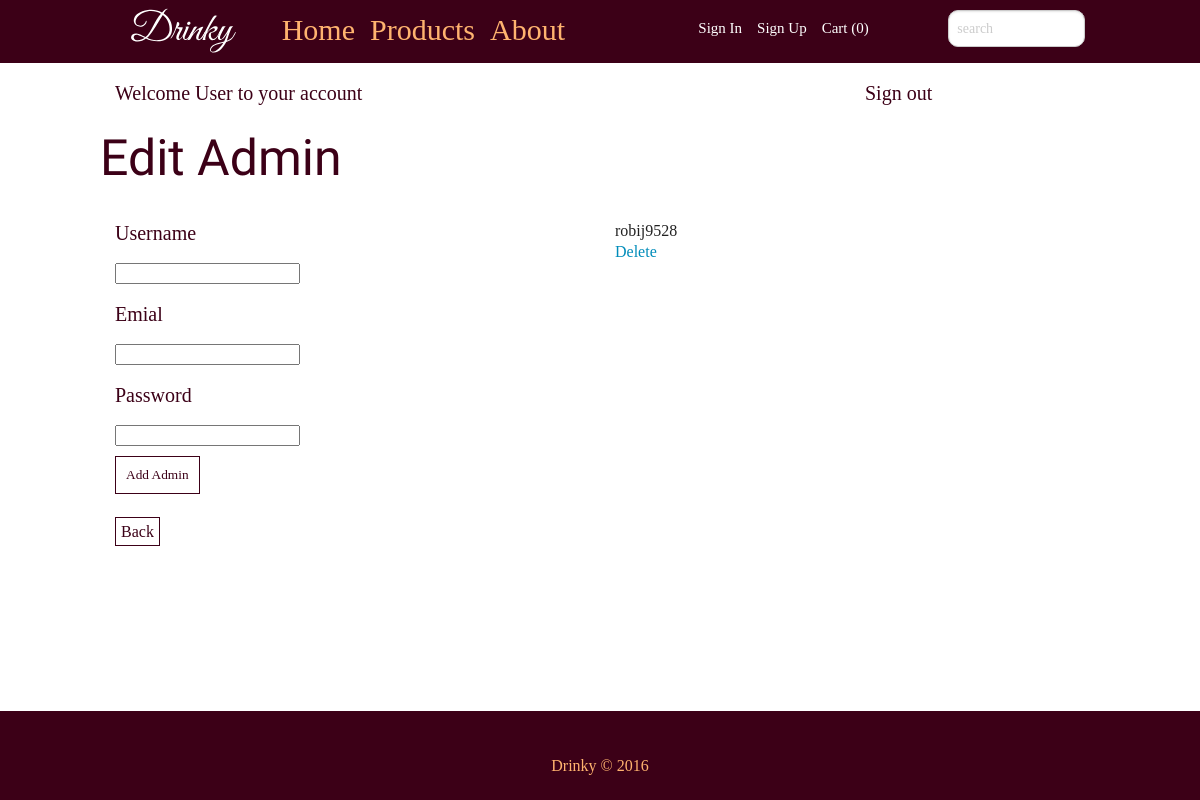
The page /admin/edit_admin.php on the database as committed earlier.
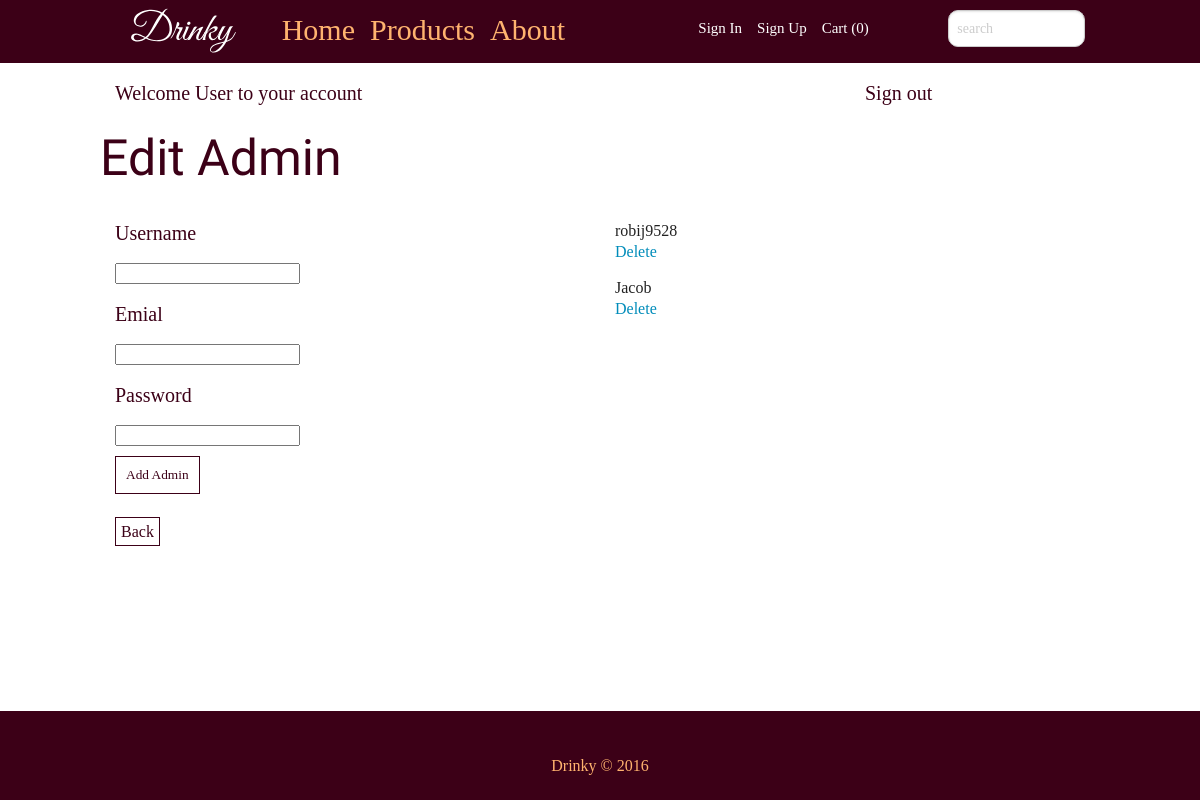
The same page on the database as committed later.
### tables this page shows
CREATE TABLE tbl_user (
  user_id smallint(4) unsigned NOT NULL,
  user_name varchar(50) NOT NULL,
  user_pass varchar(50) NOT NULL,
  user_email varchar(100) NOT NULL
);

### admin/includes/read.php (called while the page is built, shortened)
<?php
	function getAll($tbl) {
		include('connect.php');
		$queryAll = "SELECT * FROM {$tbl}";
		$runAll = mysqli_query($link, $queryAll);
		if($runAll){
			return $runAll;
		}else{
			$error =  "There was an error accessing this information.  Please contact your admin.";
			return $error;
		}
	}
 ?>

### admin/edit_admin.php (the view, shortened to what this page needs)
<?php
$tbl = "tbl_user";
$staff = getAll($tbl);
 ?>
<html>
<head>
<link rel="stylesheet" href="../css/foundation.min.css"/>
<link href="../css/reset.css" rel="stylesheet" type="text/css" media="screen">
<link href="../css/main.css" rel="stylesheet" type="text/css" media="screen">
</head>
<body>
<header class="topBar">
	<div class="row">
		<div class="small-3 large-2 columns">
			<img class="logoSmall" src="../images/drinky_logo_word.svg" alt="logo">
		</div>
		<nav class="show-for-medium-up large-5 columns">
			<ul>
				<li><a href="../index.php">Home</a></li>
				<li><a href="../product.php">Products</a></li>
				<li><a href="../about.php">About</a></li>
			</ul>
		</nav>
		<div class="small-9 large-3 columns log">
			<ul>
				<li><a href="../signin.php">Sign In</a></li>
				<li><a href="../signup.php">Sign Up</a></li>
				<li><a href="">Cart (0)</a></li>
			</ul>
		</div>
		<div class="small-12 large-2 columns headSearch">
			<input placeholder="search"  type="search">
		</div>
	</div>
</header>
<section class="row account">
	<h3 class="small-12 large-9 columns">Welcome User to your account</h3>
	<a class="small-12 large-3 columns" href="includes/caller.php?caller_id=logout">Sign out</a>
</section>
<div class="row add">
<h2>Edit Admin</h2>
</div>
<div class="row add">
	<div class="small-12 large-6 columns">
		<form action="edit_admin.php" method="post" >
			<label>Username</label>
			<input name="username" value="">
			<label>Emial</label>
			<input name="email" value="">
			<label>Password</label>
			<input name="pass" value="">
			<br>
			<input class="addButt" name="addAdmin" type="submit" value="Add Admin">
		</form>
	</div>
	<div class="small-12 large-6 columns deleteDrink">
		<?php
			while ($row=mysqli_fetch_array($staff)) {
				echo "<p>{$row['user_name']}</p>";
				echo "<a href=\"includes/caller_admin.php?caller_id=delete&id={$row['user_id']}\">";
				echo "Delete";
				echo "</a><br>";
			}
		 ?>
	</div>
</div>
<div class="row">
	<div class="small-12 large-12 columns back">
	 <a href="admin_index.php">Back</a>
	</div>
</div>
<section class="footer footerhelp">
	<footer>Drinky &copy; 2016</footer>
</section>
</body>
</html>

Rows that differ between the two databases and show on the page:
added tbl_user: user_name "Jacob"
